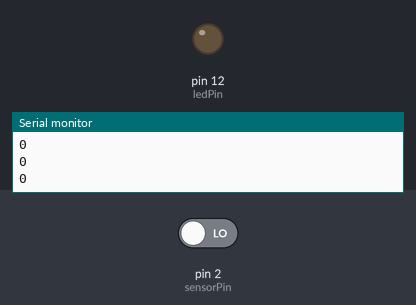
Bench run of a sketch on a simulated Arduino Uno, built with avr-gcc and run on an emulated ATmega328P. Shown: output pins drawn as LEDs (lit = HIGH), the last lines printed to the serial monitor. Inputs (shaded band) come from the test bench; at power-on: pin 2 (sensorPin) LOW.

Above: at 1.2 s.
1.3 s: pin 2 (sensorPin) driven HIGH
At 2.2 s:
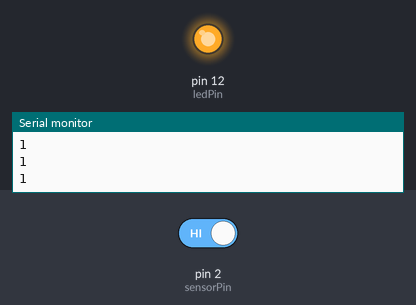
2.8 s: pin 2 (sensorPin) driven LOW
At 3.4 s:
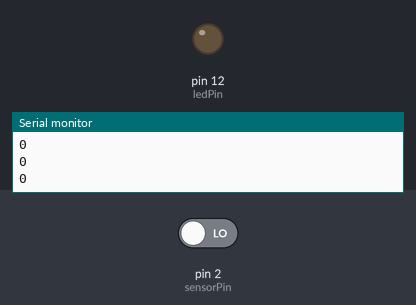
Timing chart, 0 to 5.8 s (numbered marks = the images above; inputs shaded):
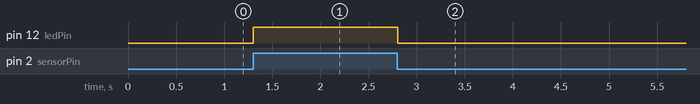

The sketch:

Automatic_Light.ino
```cpp
int ledPin = 12;
int sensorPin = 2;


//byte leds = 0;

void setup()
{
  Serial.begin(9600);
	pinMode(ledPin, OUTPUT);
	pinMode(sensorPin, INPUT);
}

void loop()
{
  Serial.println(digitalRead(sensorPin));
	if (digitalRead(sensorPin) == 1)
	{
		digitalWrite(ledPin, HIGH);
	}
	else
	{
		digitalWrite(ledPin, LOW);
	}

  delay(100);
}
```

Measured:
- after the input at 1.3 s, pin 12 (ledPin): LOW → HIGH at once
- after the input at 2.8 s, pin 12 (ledPin): HIGH → LOW at once
